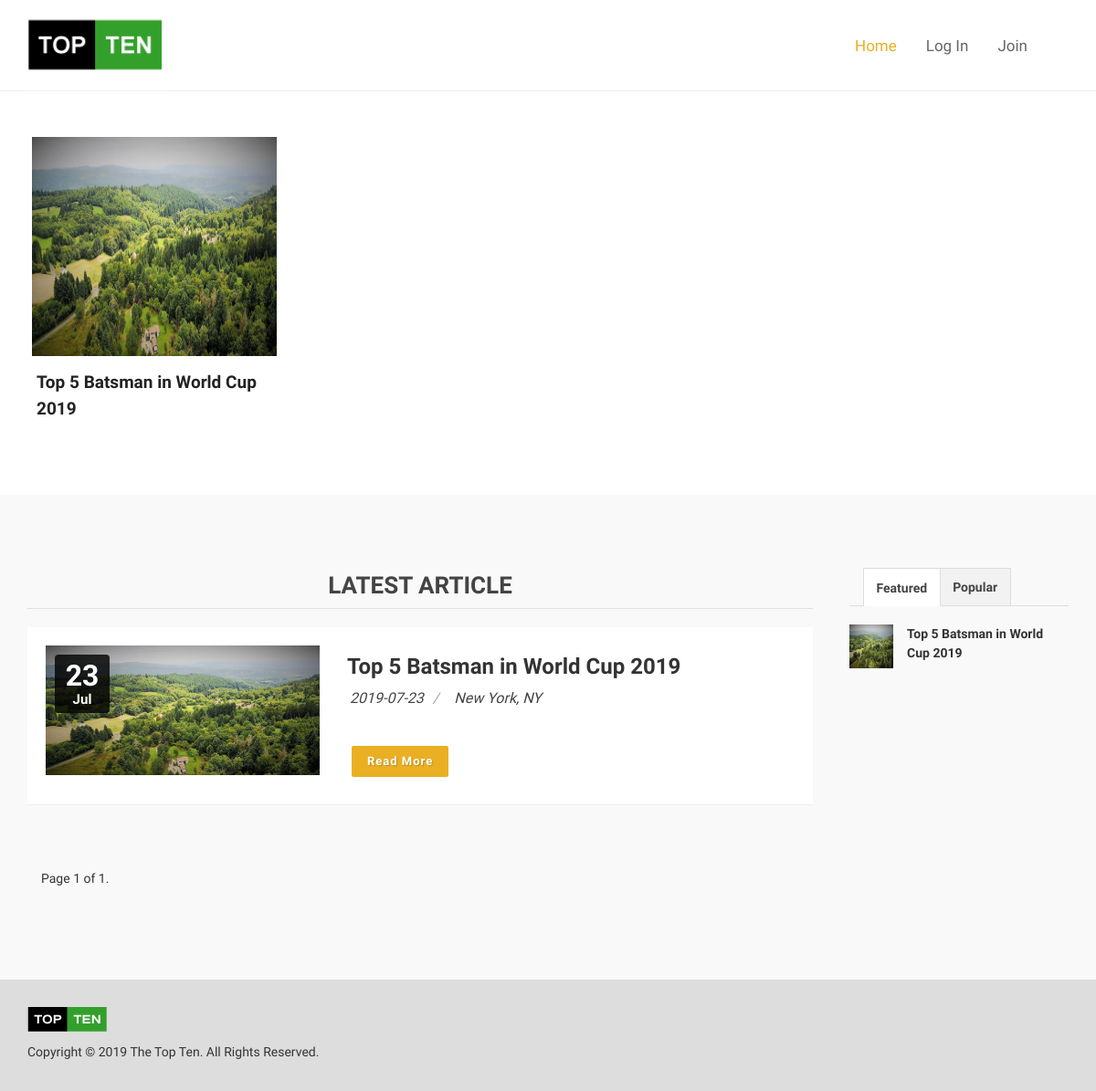
The page / on the database its author committed.
### blog_app/models.py (models this page shows, shortened)
class Post(models.Model):
    post_title = models.CharField(max_length=250)
    slug = AutoSlugField(populate_from='post_title', always_update=True, unique_with=['create_date__month'])
    long_desc = RichTextField(verbose_name="Long Description")
    post_img = models.ImageField(upload_to='images/', null=True)
    category = models.ManyToManyField("Category")
    create_date = models.DateTimeField(auto_now_add=True, null=True)
    create_by = models.ForeignKey(User, editable=False, null=True, blank=True, on_delete=models.SET_NULL)
    update_date = models.DateTimeField(auto_now=True, null=True)
    class Meta:
        verbose_name = 'Post'
        verbose_name_plural = 'Posts'

### config_app/models.py (models this page shows, shortened)
class SiteConfig(models.Model):
    site_logo = models.ImageField(upload_to='images/', null=True, blank=True)
    title = models.CharField(max_length=100, default="")
    meta_title = models.CharField(max_length=200, default="")
    meta_description = models.TextField(default="")
    meta_keyword = models.TextField(default="")
    email = models.CharField(max_length=100, default="")
    facebook_url = models.CharField(max_length=300, default="")
    twitter_url = models.CharField(max_length=300, default="")
    google_plus_url = models.CharField(max_length=300, default="")
    youtube_url = models.CharField(max_length=300, default="")
    copyrights = models.CharField(max_length=200)
    create_date = models.DateTimeField(auto_now_add=True, null=True)
    update_date = models.DateTimeField(auto_now=True, null=True)
    class Meta:
        verbose_name = 'Site Configuration'
        verbose_name_plural = 'Site Configuration'

### blog_app/views.py (the view)
# urls.py: path('', index, name='index'),
def index(request):
    template = 'blog_app/index.html'
    title = 'Blog | Chocolat'
    posts = Post.objects.all().order_by("-create_date")
    paginator = Paginator(posts, 3)  # Show 3 post per page
    page = request.GET.get('page')
    total_article = paginator.get_page(page)
    context = {
        'posts': total_article,
        'title': title
    }
    return render(request, template, context)

### blog_app/context_processors.py (called while the page is built)
def sidebar_post(request):
    featured = Post.objects.filter(category__slug='featured').order_by("-create_date")[:5]
    popluar = Post.objects.all().order_by("-create_date")[:5]
    recent = Post.objects.all().order_by("-create_date")[:5]
    context = {
        'featured_posts': featured,
        'popluar_posts': popluar,
        'recent_posts': recent
    }
    return context

def site_setting(request):
    try:
        setting = SiteConfig.objects.all().order_by('-id')[0]
    except:
        setting = None
    context = {'setting': setting}
    return context

### blog_app/templates/blog_app/index.html (shortened to what this page needs)
{% extends 'blog_app/base.html' %}
{% load static %}
{% block page-title %}
<div class="container-fluid clearfix" style="overflow:hidden;">
    <div id="related-portfolio" class="owl-carousel portfolio-carousel" style="margin:50px 20px 0px 20px;">
        {% for featured in featured_posts %}
        <div class="oc-item">
            <div class="iportfolio">
                <div class="portfolio-image">
                    <img src="{{ featured.post_img.url }}" alt="">
                </div>
                <div class="portfolio-desc">
                    <h3><a href="{% url 'blog_app:single' featured.slug %}">{{ featured.post_title }}</a></h3>
                </div>
            </div>
        </div>
        {% endfor %}
    </div>
</div>
{% endblock page-title %}
{% block content %}
    <div class="postcontent nobottommargin clearfix">
        <span class="latest-heading"><h3>LATEST ARTICLE</h3></span>
        <div class="line"></div>
        <div id="posts" class="events small-thumbs">
            {% for post in posts %}
                <div class="entry clearfix">
                    <div class="entry-image">
                        <a href="{% url 'blog_app:single' post.slug %}">
                            <img src="{{ post.post_img.url }}" alt="">
                            <div class="entry-date">{{ post.create_date|date:'d' }}<span>{{ post.create_date|date:'M' }}</span></div>
                        </a>
                    </div>
                    <div class="entry-c">
                        <div class="entry-title">
                            <h2><a href="{% url 'blog_app:single' post.slug %}">{{ post.post_title }}</a></h2>
                        </div>
                        <ul class="entry-meta clearfix">
                            <li> {{ post.create_date|date:'Y-m-d' }}</li>
                            <li><a href="#"> New York, NY</a></li>
                        </ul>
                        <div class="entry-content">
                            <a href="{% url 'blog_app:single' post.slug %}" class="btn button button-small">Read More</a>
                        </div>
                    </div>
                </div>
            {% endfor %}
        </div>
        <div class="container-fluid">
            <div class="pagination">
                <span class="step-links">
                    <span class="current">
                        Page {{ posts.number }} of {{ posts.paginator.num_pages }}.
                    </span>
                </span>
            </div>
        </div>
    </div>
{% endblock content %}

### blog_app/templates/blog_app/base.html (shortened to what this page needs)
<!DOCTYPE html>
{% load static %}
<html dir="ltr" lang="en-US">
<head>
    {% include 'blog_app/head.html' %}
</head>
<body class="stretched">
    <div id="wrapper" class="clearfix">
        {% include 'blog_app/header.html' %}
        {% block page-title %}
        {% endblock page-title %}
        <section id="content">
            <div class="content-wrap bgcolor-grey-light">
                <div class="container clearfix">
                        {% block content %}
                        {% endblock content %}
                        {% block sidebar %}
                            <div class="sidebar nobottommargin col_last clearfix">
                                <div class="sidebar-widgets-wrap">
                                    <div class="widget clearfix">
                                        <div class="tabs nobottommargin clearfix" id="sidebar-tabs">
                                            <ul class="tab-nav clearfix">
                                                <li><a href="#tabs-1">Featured</a></li>
                                                <li><a href="#tabs-2">Popular</a></li>
                                            </ul>
                                            <div class="tab-container">
                                                <div class="tab-content clearfix" id="tabs-1">
                                                    <div id="popular-post-list-sidebar">
                                                        {% for featured in featured_posts %}
                                                        <div class="spost clearfix">
                                                            <div class="entry-image">
                                                                <a href="#" class="nobg"><img src="{{ featured.post_img.url }}" alt=""></a>
                                                            </div>
                                                            <div class="entry-c">
                                                                <div class="entry-title">
                                                                    <h4><a href="{% url 'blog_app:single' featured.slug %}">{{ featured.post_title|truncatechars:50 }}</a></h4>
                                                                </div>
                                                            </div>
                                                        </div>
                                                        {% endfor %}
                                                    </div>
                                                </div>
                                            </div>
                                        </div>
                                    </div>
                                </div>
                            </div>
                        {% endblock sidebar %}
                </div>
            </div>
        </section>
<footer id="footer" class="footer">
    <div id="copyrights">
        <div class="container clearfix">
            <div class="col_half">
                <img src="{% static 'images/logo/footer-logo.png' %}" alt="" class="footer-logo standard-logo">
                {{ setting.copyrights }}
            </div>
            <div class="col_half col_last tright">
                <br>
                <div class="fright clearfix">
                    <a href="{{ setting.facebook_url }}" class="social-icon si-small si-borderless nobottommargin si-facebook">
                    </a>
                    <a href="{{ setting.twitter_url }}" class="social-icon si-small si-borderless nobottommargin si-twitter">
                    </a>
                    <a href="{{ setting.google_plus_url }}" class="social-icon si-small si-borderless nobottommargin si-gplus">
                    </a>
                    <a href="{{ setting.youtube_url }}" class="social-icon si-small si-borderless nobottommargin si-youtube">
                    </a>
                </div>
            </div>
        </div>
    </div>
</footer>
    </div>
</body>
</html>

### blog_app/static/css/overwrite.css (style rules this page uses)
.portfolio-image img { height:240px !important; }
.line { margin:5px 0 20px !important; }
.latest-heading h3 { width:100%; text-align:center; margin:0px !important; }
ul.tab-nav li a { padding: 0 13.5px !important; }

### rows shown on the page
Post: post_img (picture), post_title "Top 5 Batsman in World Cup 2019", create_date "23", create_date "Jul", create_date "2019-07-23"
SiteConfig: copyrights "Copyright © 2019 The Top Ten. All Rights Reserved."

### other values the page prints
{{ posts.number }} "1"
{{ posts.paginator.num_pages }} "1"
